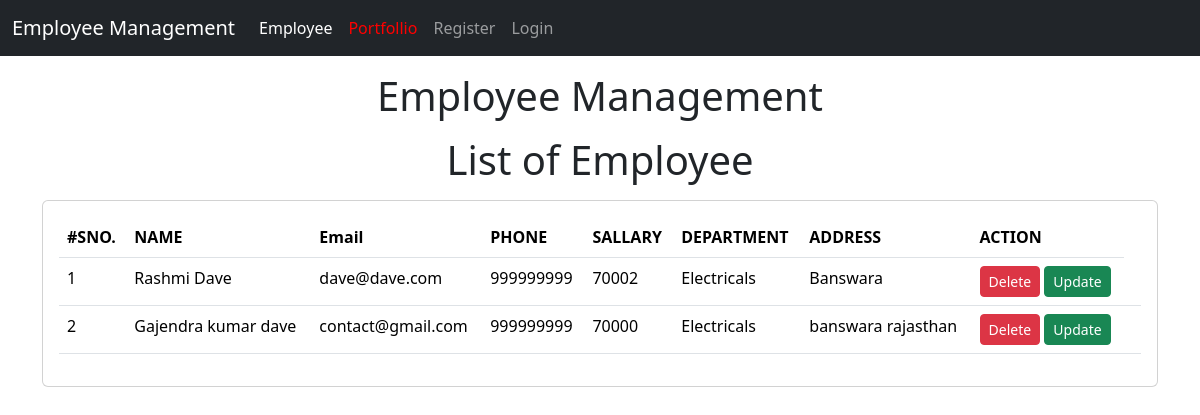
Page /emp/home/ on the earlier database version.
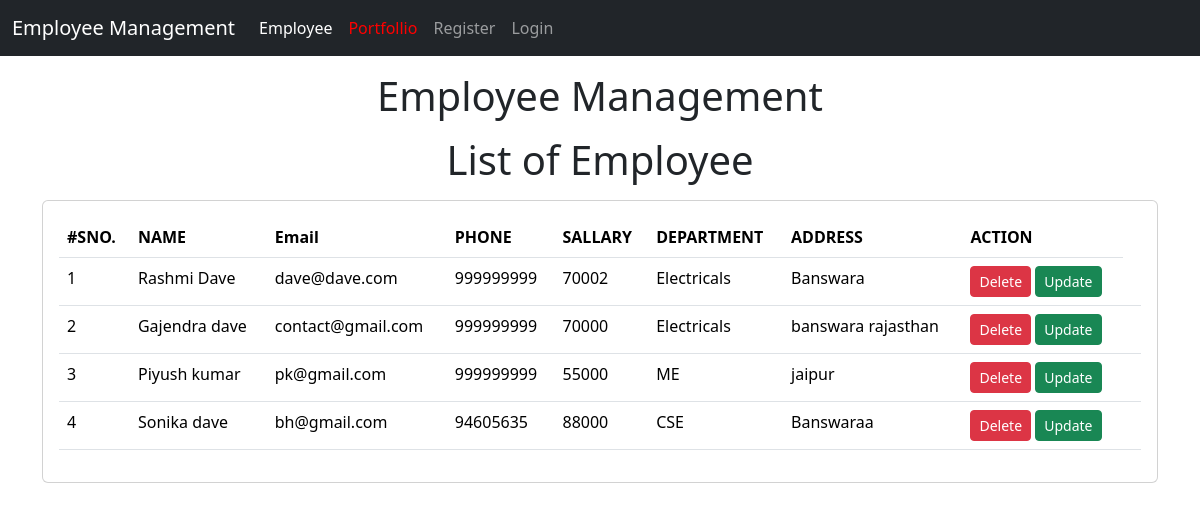
Same page on the later database version.
### emp/models.py (models this page shows, shortened)
class Emp(models.Model):
    name=models.CharField(max_length=200)
    email=models.EmailField(max_length=254)
    phone=models.BigIntegerField()
    address=models.CharField(max_length=150)
    sallary=models.IntegerField()
    department=models.CharField(max_length=20)

### emp/views.py (the view)
# urls.py: path('home/',employee,name='emp'),
def employee(request):
    emps=Emp.objects.all()
    return render(request,"emp/home.html",{'emps':emps})

### templates/emp/home.html (shortened to what this page needs)
 {% extends 'base.html' %}
{% block content %}
     <h1 class="text-center my-3">Employee Management</h1>
    <h1 class="text-center my-3">List of Employee </h1>
    <div class="container">
        <div class="row">
            <div class="col-md-12">
                <div class="card">
                    <div class="card-body">
                        <table class="table">
                            <thead>
                                <tr>
                                    <th>#SNO.</th>
                                    <th>NAME</th>
                                    <th>Email</th>
                                    <th>PHONE</th>
                                    <th>SALLARY</th>
                                    <th>DEPARTMENT</th>
                                    <th>ADDRESS</th>
                                    <th>ACTION</th>
                                </tr>
                            </thead>
                            <tbody>
                                {% for e in emps %}
                                    <tr>
                                        <td>{{ forloop.counter }}</td>
                                        <td>{{e.name}}</td>
                                        <td>{{e.email}}</td>
                                        <td>{{e.phone}}</td>
                                        <td>{{e.sallary}}</td>
                                        <td>{{e.department}}</td>
                                        <td>{{e.address}}</td>
                                        <td>
                                            <a href="/emp/delete-emp/{{e.id}}" class="btn btn-danger btn-sm">Delete</a>
                                            <a href="/emp/update-emp/{{e.id}}" class="btn btn-success btn-sm">Update</a>
                                        </td>
                                        <td> </td>
                                    </tr>
                                {% endfor %}
                            </tbody>
                        </table>
                    </div>
                </div>
            </div>
        </div>
    </div>
    {% endblock content %}

### templates/base.html (shortened to what this page needs)
<!doctype html>
<html lang="en">
  <head>
    <link href="https://cdn.jsdelivr.net/npm/bootstrap@5.3.5/dist/css/bootstrap.min.css" rel="stylesheet">
  </head>
  <body>
    <nav class="navbar navbar-expand-lg bg-dark navbar-dark">
  <div class="container-fluid">
    <a class="navbar-brand" href="#">Employee Management</a>
    <div class="collapse navbar-collapse" id="navbarSupportedContent">
      <ul class="navbar-nav me-auto mb-2 mb-lg-0">
        <li class="nav-item">
          <a class="nav-link active" aria-current="page" href="/emp/home/">Employee</a>
        </li>
        <li><a class="nav-link" style="color:red;" href="/">Portfollio</a>
          </li>
        {% if user.is_authenticated %}
              <li class="nav-item">
                <a class="nav-link" href="/user/usr"> {{ request.user }}</a>
              </li>
               <li class="nav-item">
                  <a class="nav-link" href="/emp/add-emp/">add employee</a>
              </li>
              <li class="nav-item">
                <a class="nav-link" href="/emp/testimonials/">Testimonials</a>
              </li>
              <li class="nav-item">
                <a class="nav-link" href="/emp/feedback/">feedback</a>
              </li>
              <li class="nav-item">
                <a class="nav-link" href="/emp/do-feedback/">Add-feedback</a>
              </li>
            <li class="nav-item">
              <a class="nav-link" href="/user/change-password">Change_Password</a>
            </li>
            <li class="nav-item">
              <a class="nav-link"  style="color:red;" href="/user/logout">Logout</a>
            </li>
            <li class="nav-item">
              <a class="nav-link" style="color:green;"  href="/api/employees/">API</a>
        {% else %}
              <li class="nav-item">
                <a class="nav-link" href="/user/register">Register</a>
              </li>
              <li class="nav-item">
                <a class="nav-link" href="/user/login">Login</a>
              </li>
        {% endif %}
      </ul>
    </div>
  </div>
</nav>
    {% block content %}
    {% endblock content %}
  </body>
</html>

Differences in the rows shown:
changed Emp "contact@gmail.com": name "Gajendra kumar dave" → "Gajendra dave"
added Emp: name "Piyush kumar", email "pk@gmail.com", phone "999999999", sallary "55000", department "ME", address "jaipur"
added Emp: name "Sonika dave", email "bh@gmail.com", phone "94605635", sallary "88000", department "CSE", address "Banswaraa"
